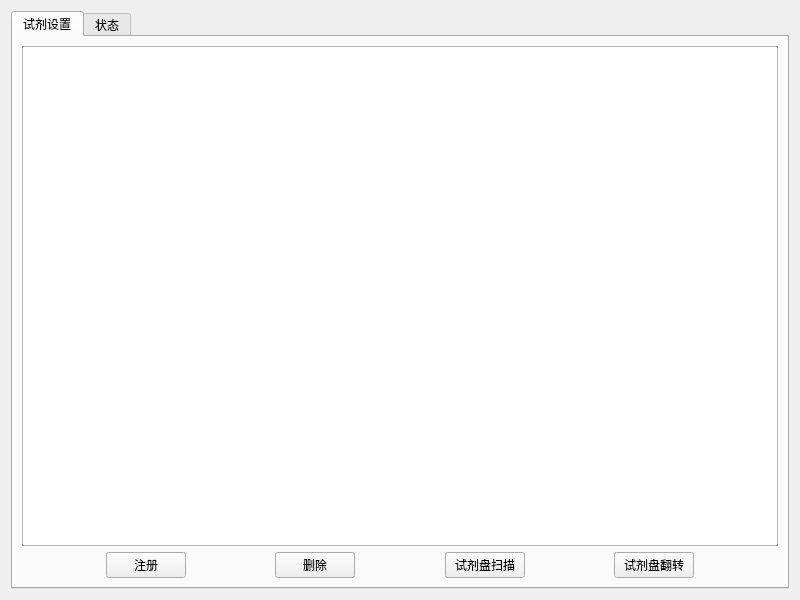
<?xml version="1.0" encoding="UTF-8"?>
<ui version="4.0">
 <class>ReagentDialog</class>
 <widget class="QWidget" name="ReagentDialog">
  <property name="geometry">
   <rect>
    <x>0</x>
    <y>0</y>
    <width>800</width>
    <height>600</height>
   </rect>
  </property>
  <property name="windowTitle">
   <string>Reagent</string>
  </property>
  <layout class="QGridLayout" name="gridLayout_3">
   <item row="0" column="0">
    <widget class="QTabWidget" name="tabWidget">
     <property name="currentIndex">
      <number>0</number>
     </property>
     <widget class="QWidget" name="reaSetting">
      <attribute name="title">
       <string>试剂设置</string>
      </attribute>
      <layout class="QGridLayout" name="gridLayout">
       <item row="0" column="0">
        <layout class="QVBoxLayout" name="verticalLayout">
         <item>
          <widget class="QTableView" name="reaInfoTable"/>
         </item>
         <item>
          <layout class="QHBoxLayout" name="horizontalLayout">
           <item>
            <spacer name="horizontalSpacer_4">
             <property name="orientation">
              <enum>Qt::Horizontal</enum>
             </property>
             <property name="sizeHint" stdset="0">
              <size>
               <width>13</width>
               <height>20</height>
              </size>
             </property>
            </spacer>
           </item>
           <item>
            <widget class="QPushButton" name="manualRegistration">
             <property name="text">
              <string>注册</string>
             </property>
            </widget>
           </item>
           <item>
            <spacer name="horizontalSpacer">
             <property name="orientation">
              <enum>Qt::Horizontal</enum>
             </property>
             <property name="sizeHint" stdset="0">
              <size>
               <width>40</width>
               <height>20</height>
              </size>
             </property>
            </spacer>
           </item>
           <item>
            <widget class="QPushButton" name="deleteReagentInfo">
             <property name="text">
              <string>删除</string>
             </property>
            </widget>
           </item>
           <item>
            <spacer name="horizontalSpacer_2">
             <property name="orientation">
              <enum>Qt::Horizontal</enum>
             </property>
             <property name="sizeHint" stdset="0">
              <size>
               <width>40</width>
               <height>20</height>
              </size>
             </property>
            </spacer>
           </item>
           <item>
            <widget class="QPushButton" name="reagentDiskScanning">
             <property name="text">
              <string>试剂盘扫描</string>
             </property>
            </widget>
           </item>
           <item>
            <spacer name="horizontalSpacer_3">
             <property name="orientation">
              <enum>Qt::Horizontal</enum>
             </property>
             <property name="sizeHint" stdset="0">
              <size>
               <width>40</width>
               <height>20</height>
              </size>
             </property>
            </spacer>
           </item>
           <item>
            <widget class="QPushButton" name="reagentDIskRoation">
             <property name="text">
              <string>试剂盘翻转</string>
             </property>
            </widget>
           </item>
           <item>
            <spacer name="horizontalSpacer_5">
             <property name="orientation">
              <enum>Qt::Horizontal</enum>
             </property>
             <property name="sizeHint" stdset="0">
              <size>
               <width>40</width>
               <height>20</height>
              </size>
             </property>
            </spacer>
           </item>
          </layout>
         </item>
        </layout>
       </item>
      </layout>
     </widget>
     <widget class="QWidget" name="reaStatus">
      <attribute name="title">
       <string>状态</string>
      </attribute>
      <layout class="QGridLayout" name="gridLayout_2">
       <item row="0" column="0">
        <layout class="QHBoxLayout" name="horizontalLayout_2" stretch="2,4">
         <item>
          <widget class="QTableView" name="selectSection"/>
         </item>
         <item>
          <widget class="QTableView" name="displaySection"/>
         </item>
        </layout>
       </item>
      </layout>
     </widget>
    </widget>
   </item>
  </layout>
 </widget>
 <resources/>
 <connections/>
</ui>
